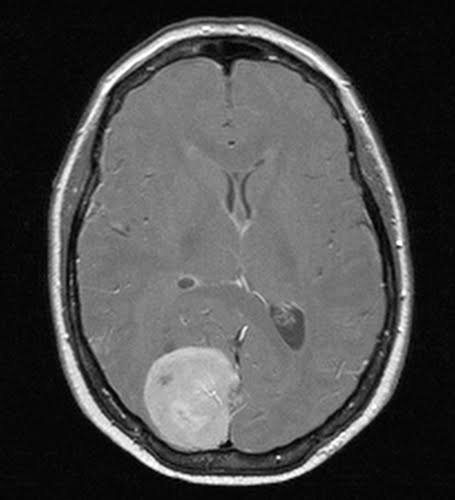
#> input picture data/yes/y1377.jpg, 455 x 500 px; its folder holds 4 pictures in this run
$ jupyter execute --allow-errors tumor_detection_code.ipynb   (text cells are left out)
#> lines starting #> are read from the running program, lines starting #| are printed output that depends on the picture; pictures that were not available may be replaced by others from this repository, and a replacement may not be noted
[cell 1]
import os
from PIL import Image, ImageOps
import pandas as pd
import numpy as np
from tqdm import tqdm
import cv2
import imutils
import matplotlib.pyplot as plt
#import seaborn as sns
from sklearn.metrics import confusion_matrix
from sklearn.model_selection import train_test_split
from sklearn.metrics import classification_report
import tensorflow as tf
from tensorflow.keras.models import Sequential, Model
from tensorflow.keras import layers, models
from tensorflow.keras.layers import Conv2D, MaxPooling2D, Flatten, Dense, Dropout, Input, GlobalAveragePooling2D
from tensorflow.keras.preprocessing.image import ImageDataGenerator
from tensorflow.keras.applications.resnet50 import preprocess_input
from tensorflow.keras.utils import to_categorical
from tensorflow.keras.applications.vgg16 import VGG16
from tensorflow.keras.applications import ResNet50
import matplotlib.cm as cm
from tf_keras_vis.gradcam import Gradcam
from tf_keras_vis.utils import normalize
from sklearn.model_selection import train_test_split
from sklearn.metrics import roc_auc_score, roc_curve, auc
from tensorflow.keras.utils import to_categorical

[cell 2]
def display_image(image_path):
    img = Image.open(image_path)
    img.show()

yes_path = './data/yes'
no_path = "./data/no"

[cell 3]
def create_dataframe(yes_path, no_path):
    # Initialize an empty list to store the data
    data = []

    # Process 'yes' images
    for image in os.listdir(yes_path):
        data.append({
            "image_path": os.path.join(yes_path, image),
            "tumor_present": "yes"
        })

    # Process 'no' images
    for image in os.listdir(no_path):
        data.append({
            "image_path": os.path.join(no_path, image),
            "tumor_present": "no"
        })

    # Create a DataFrame
    df = pd.DataFrame(data)

    return df

[cell 4]
def create_train_test_val_splits(df, test_size=0.2, val_size=0.1):

    # First, split into training + validation and test sets
    train_val_df, test_df = train_test_split(df, test_size=test_size, random_state=42)

    # Adjust val_size to compensate for the initial split
    adjusted_val_size = val_size / (1 - test_size)

    # Then, split the training + validation set into training and validation sets
    train_df, val_df = train_test_split(train_val_df, test_size=adjusted_val_size, random_state=42)

    return train_df, val_df, test_df

[cell 5]
total_data = create_dataframe(yes_path, no_path)
total_data = total_data.sample(frac=1).reset_index(drop=True)

[cell 6]
# Shuffle and split the data
train_data, val_data, test_data = create_train_test_val_splits(total_data)

# Display the sizes of each set
print(f"Training Set: {len(train_data)}")
print(f"Validation Set: {len(val_data)}")
print(f"Test Set: {len(test_data)}")

print(train_data.head())

[cell 7]
# Global counter for images that are excluded
excluded_images_count = 0
all_images = 0

def preprocess_image(image_path, target_size):
    global excluded_images_count
    global all_images
    all_images += 1

    try:
        img = Image.open(image_path)
        img = ImageOps.fit(img, target_size, Image.Resampling.LANCZOS)  # Resizing with LANCZOS
        img = np.array(img)
        if img.shape != (target_size[0], target_size[1], 3):  # Check if image has three color channels
            excluded_images_count += 1
            return None
        img = img / 255.0  # Normalize pixel values
        return img
    except Exception as e:
        print(f"Error processing image {image_path}: {e}")
        excluded_images_count += 1
        return None

def encode_label(label):
    return 1 if label == 'yes' else 0

def prepare_dataset(df, target_size=(224, 224)):
    images = df['image_path'].apply(lambda x: preprocess_image(x, target_size)).dropna()
    labels = df['tumor_present'][images.index].apply(encode_label)  # Align labels with images
    return np.array(images.tolist()), np.array(labels)

[cell 8]
def show_sample_images(data, preprocess_func, num_images=5):
    plt.figure(figsize=(10, 10))
    for i in range(num_images):
        ax = plt.subplot(1, num_images, i + 1)
        img = preprocess_func(data.iloc[i]['image_path'], (224, 224))
        plt.imshow(img)
        plt.title(data.iloc[i]['tumor_present'])
        plt.axis("off")

[cell 9]
X_train, y_train = prepare_dataset(train_data)
#> in preprocess_image, img is the input picture: PIL image 455x500 RGB; min 0, max 255, mean 75.4
#> in preprocess_image, `img = ImageOps.fit(img, target_size, Image.Resampling.LANCZOS)`:
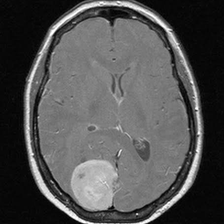
#> img: PIL image 224x224 RGB; min 0, max 255, mean 81.3
#> call 2 of preprocess_image, with image_path = './data/no/y1143.jpg', target_size = (224, 224)
#> in preprocess_image (call 2), `all_images += 1`: all_images = 2
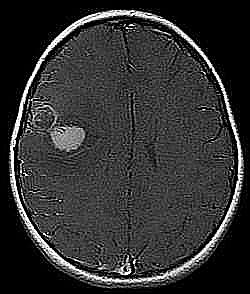
#> input picture data/yes/y1143.jpg, 250 x 294 px, given as the content of the folder ./data/no, which was not available
#> in preprocess_image, img is the input picture: PIL image 250x294 L; min 0, max 255, mean 49.3
#> in preprocess_image (call 2), `img = ImageOps.fit(img, target_size, Image.Resampling.LANCZOS)`:
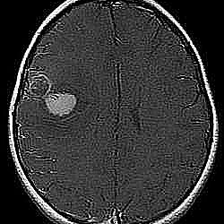
#> img: PIL image 224x224 L; min 0, max 255, mean 53.8
#> call 3 of preprocess_image, with image_path = './data/yes/y1263.jpg', target_size = (224, 224)
#> in preprocess_image (call 3), `all_images += 1`: all_images = 3
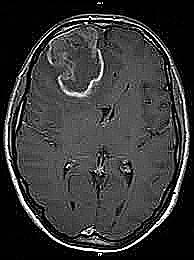
#> input picture data/yes/y1263.jpg, 194 x 260 px
#> in preprocess_image, img is the input picture: PIL image 194x260 RGB; min 0, max 255, mean 55.9
#> in preprocess_image (call 3), `img = ImageOps.fit(img, target_size, Image.Resampling.LANCZOS)`:
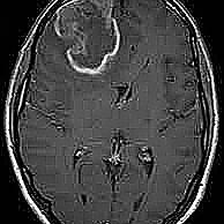
#> img: PIL image 224x224 RGB; min 0, max 255, mean 66.5
#> y_train = [1, 1]
X_val, y_val = prepare_dataset(val_data)
#> call 4 of preprocess_image, with image_path = './data/yes/y1207.jpg', target_size = (224, 224)
#> in preprocess_image (call 4), `all_images += 1`: all_images = 4
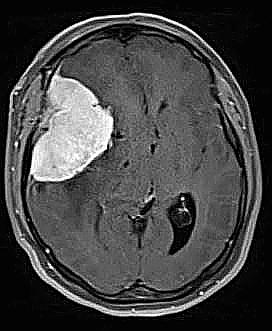
#> input picture data/yes/y1207.jpg, 272 x 331 px
#> in preprocess_image, img is the input picture: PIL image 272x331 RGB; min 0, max 255, mean 69.5
#> in preprocess_image (call 4), `img = ImageOps.fit(img, target_size, Image.Resampling.LANCZOS)`:
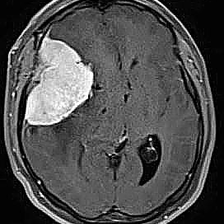
#> img: PIL image 224x224 RGB; min 0, max 255, mean 79.3
#> y_val = [1]
X_test, y_test = prepare_dataset(test_data)

#> (the rest of this cell did not finish here and is left out)

#> the loop in show_sample_images, `for i in range(num_images):` made 2 passes


print(f"Total images excluded: {excluded_images_count}")
print(f"all images : {all_images}")
